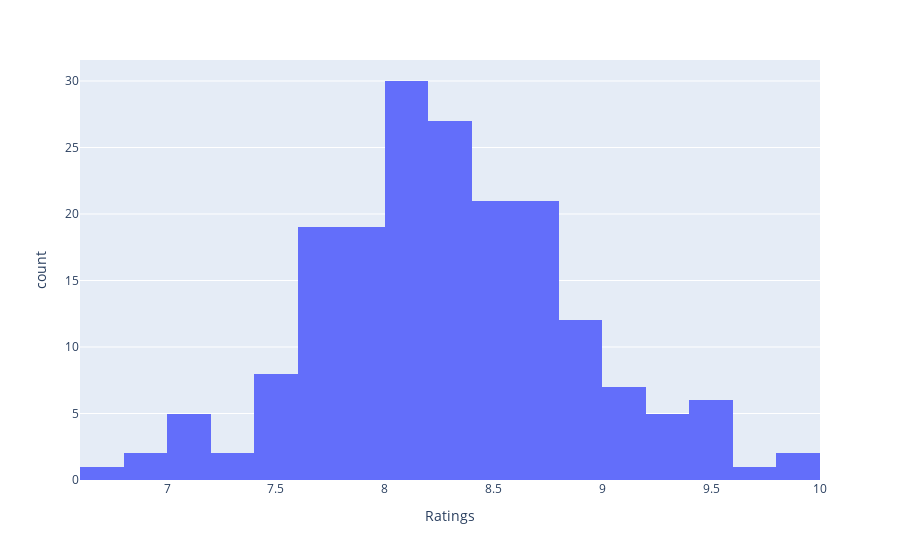

Notebook cell for this chart:
### Code cell
# distribution of ratings

fig = px.histogram(df, x='Ratings')
fig.show()

### Figure 1 — Plotly figure (JSON) as saved in the notebook; plotly's stock layout.template omitted (floating-point values rounded to 4 significant figures; data arrays with more than 128 entries replaced by an {"elided": "..."} marker saying what was removed)
{"data": [{"alignmentgroup": "True", "bingroup": "x", "hovertemplate": "Ratings=%{x}<br>count=%{y}<extra></extra>", "legendgroup": "", "marker": {"color": "#636efa"}, "name": "", "offsetgroup": "", "orientation": "v", "showlegend": false, "type": "histogram", "x": {"elided": "188 float values"}, "xaxis": "x", "yaxis": "y"}], "layout": {"barmode": "relative", "legend": {"tracegroupgap": 0}, "margin": {"t": 60}, "xaxis": {"anchor": "y", "domain": [0, 1], "title": {"text": "Ratings"}}, "yaxis": {"anchor": "x", "domain": [0, 1], "title": {"text": "count"}}}}
